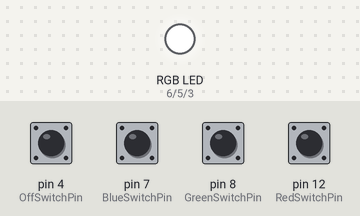
Simulated run of this sketch. Board: Arduino Uno, built with avr-gcc and run on an emulated ATmega328P. Shown: an RGB LED mixed from three pins (HIGH = lit). The inputs (shaded band) are chosen by the test bench; at power-on: pin 4 (OffSwitchPin), pin 7 (BlueSwitchPin), pin 8 (GreenSwitchPin), pin 12 (RedSwitchPin) HIGH.

Above: at 1.2 s.
1.3 s: pin 7 (BlueSwitchPin) pulled LOW for 0.15 s
At 1.45 s:
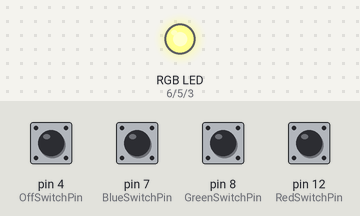
4.3 s: pin 8 (GreenSwitchPin) pulled LOW for 0.15 s
At 4.47 s:
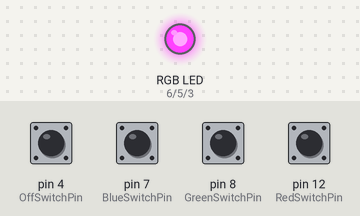
7.4 s: pin 12 (RedSwitchPin) pulled LOW for 0.15 s
At 8.39 s:
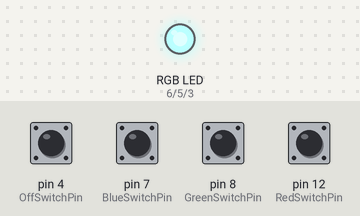
10.4 s: pin 7 (BlueSwitchPin) pulled LOW for 1 s
At 10.8 s:
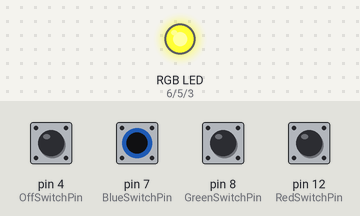
13.4 s: pin 8 (GreenSwitchPin) pulled LOW for 1 s
16.4 s: pin 4 (OffSwitchPin) pulled LOW for 0.15 s
Timing chart, 0 to 19.0 s (numbered marks = the images above; inputs shaded):
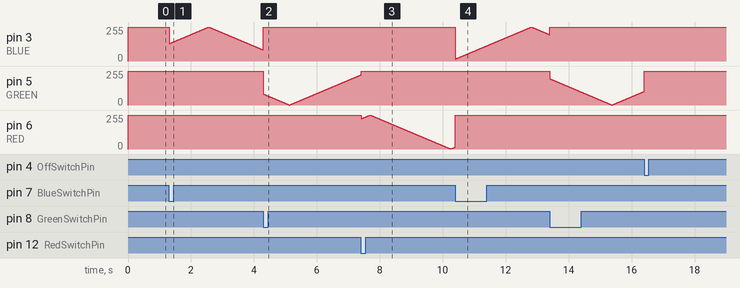

The sketch:

Assign5.ino
```cpp
#define RED 6
#define GREEN 5
#define BLUE 3
#define delayTime 10

// Connection of the switches (which will "pull to GND")
const int RedSwitchPin = 12;
const int GreenSwitchPin = 8;
const int BlueSwitchPin = 7;
const int OffSwitchPin = 4;

int intensity;
int flagInDc;
char changeFlag;
//int redVal;
//int blueVal;
//int greenVal;

void setup() {
  // put your setup code here, to run once:
     pinMode(RED, OUTPUT);
     pinMode(GREEN, OUTPUT);
     pinMode(BLUE, OUTPUT);
    digitalWrite(RED, HIGH);
     digitalWrite(GREEN, HIGH);
     digitalWrite(BLUE, HIGH);
     Serial.begin(9600);
     Serial.flush();
     pinMode(RedSwitchPin, INPUT_PULLUP);
     pinMode(GreenSwitchPin, INPUT_PULLUP);
     pinMode(BlueSwitchPin, INPUT_PULLUP);
     pinMode(OffSwitchPin, INPUT_PULLUP);
     intensity=0;
     changeFlag = 'O';
     flagInDc=1;
}

void loop() {
  // put your main code here, to run repeatedly:
  if (digitalRead(RedSwitchPin) == LOW) {
    changeFlag = 'R';
  }
  if (digitalRead(GreenSwitchPin) == LOW) {
    changeFlag = 'G';

  }
  if (digitalRead(BlueSwitchPin) == LOW) {

    changeFlag = 'B';

  }
  if (digitalRead(OffSwitchPin) == LOW) {
    changeFlag = 'O';
  }

    if(changeFlag=='R'){
       analogWrite(GREEN, 255);
      analogWrite(BLUE, 255);
      analogWrite(RED, intensity);
      // delay(10);
    }else if(changeFlag=='G'){
       analogWrite(RED, 255);
      analogWrite(BLUE, 255);
      analogWrite(GREEN, intensity);
      // delay(10);
    }else if(changeFlag=='B'){
       analogWrite(RED, 255);
      analogWrite(GREEN, 255);
      analogWrite(BLUE, intensity);
     //  delay(10);
    }else{
      analogWrite(RED, 255);
     analogWrite(GREEN, 255);
     analogWrite(BLUE, 255);


  }

  if(intensity==255){
    flagInDc = 0;
  }
  if(intensity == 0){
    flagInDc =1;
  }
  if(flagInDc == 0){
    intensity = intensity-1;
  }else{
    intensity = intensity+1;
  }
  delay(10);


}
```
